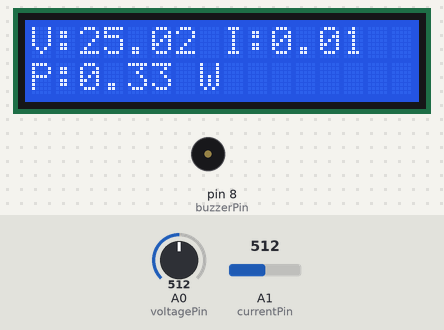
This sketch was run on a simulated Arduino Uno, built with avr-gcc and run on an emulated ATmega328P. Shown: 16×2 character LCD, buzzer (waves = sounding, pin HIGH). Inputs (shaded band) come from the test bench; at power-on: A1 (currentPin) = 512, A0 (voltagePin) = 512.

Above: at 1.2 s.
1.3 s: A1 (currentPin) set to 654
At 3.0 s:
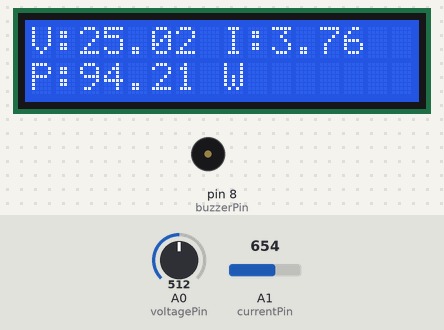
3.6 s: A1 (currentPin) set to 669
At 5.1 s:
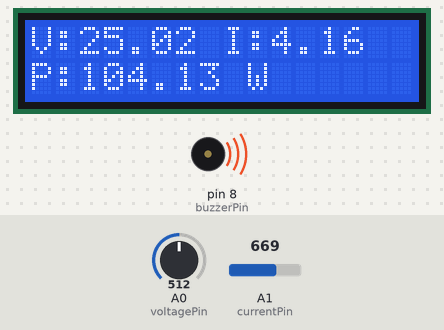
5.6 s: A0 (voltagePin) set to 482
At 7.2 s:
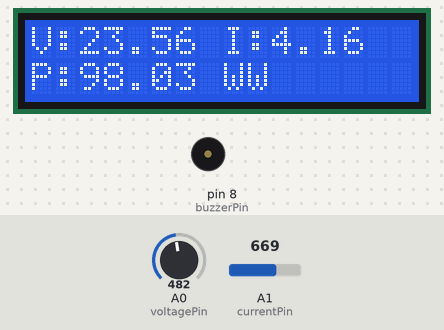
7.7 s: A0 (voltagePin) set to 52
At 9.3 s:
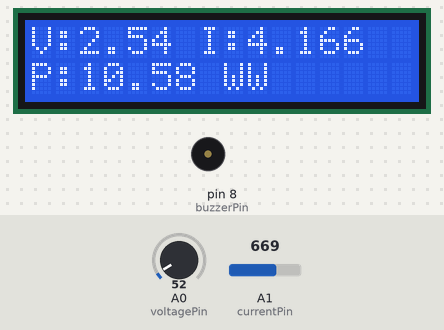
9.7 s: A0 (voltagePin) set to 44
At 11.3 s:
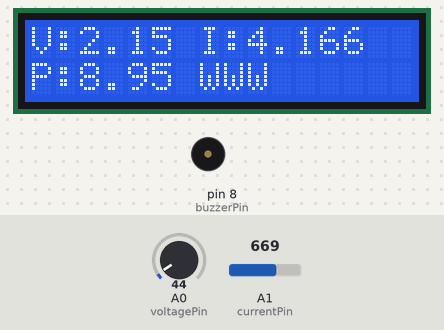
11.8 s: A1 (currentPin) set to 716
At 13.3 s:
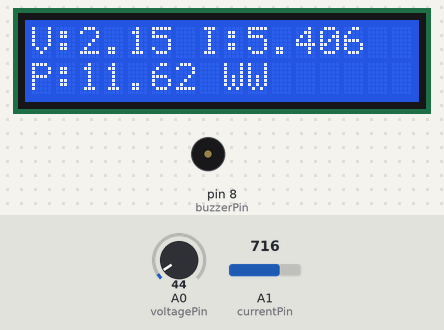
Timing chart, 0 to 14.8 s (numbered marks = the images above; inputs shaded):
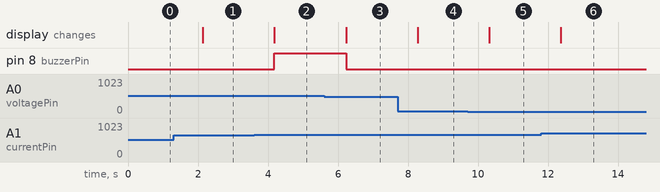

Measured:
- the behaviour switches between 662 and 663 on A1 (currentPin) (found by bisection; images 1 and 2)
- the behaviour switches between 492 and 491 on A0 (voltagePin) (found by bisection; images 2 and 3)
- the behaviour switches between 50 and 49 on A0 (voltagePin) (found by bisection; images 4 and 5)
- after the input at 1.3 s, the display: changes after 0.83 s (image 1)
- after the input at 3.6 s, pin 8 (buzzerPin): LOW → HIGH after 0.58 s; the display: changes after 0.58 s (image 2)
- after the input at 5.6 s, pin 8 (buzzerPin): HIGH → LOW after 0.63 s; the display: changes after 0.63 s (image 3)
- after the input at 7.7 s, the display: changes after 0.58 s (image 4)
- after the input at 9.7 s, the display: changes after 0.63 s (image 5)
- after the input at 11.8 s, the display: changes after 0.57 s (image 6)

The sketch:

energy_monitoring_system.ino
```cpp
#include <Wire.h>
#include <LiquidCrystal_I2C.h>

LiquidCrystal_I2C lcd(0x27, 16, 2);

const int voltagePin = A0;
const int currentPin = A1;
const int buzzerPin = 8;

float maxPower = 100.0;  // Threshold

void setup() {
  lcd.begin(16, 2);
  lcd.backlight();
  pinMode(buzzerPin, OUTPUT);
}

void loop() {

  // Read voltage (simulated)
  int voltageValue = analogRead(voltagePin);
  float voltage = voltageValue * (5.0 / 1023.0) * 10;

  // Read current (ACS712)
  int currentValue = analogRead(currentPin);
  float currentVoltage = currentValue * (5.0 / 1023.0);
  float current = (currentVoltage - 2.5) / 0.185;

  // Calculate power
  float power = voltage * current;

  // Display on LCD
  lcd.setCursor(0,0);
  lcd.print("V:");
  lcd.print(voltage);
  lcd.print(" I:");
  lcd.print(current);

  lcd.setCursor(0,1);
  lcd.print("P:");
  lcd.print(power);
  lcd.print(" W");

  // Alert
  if(power > maxPower){
    digitalWrite(buzzerPin, HIGH);
  } else {
    digitalWrite(buzzerPin, LOW);
  }

  delay(1000);
}
```
